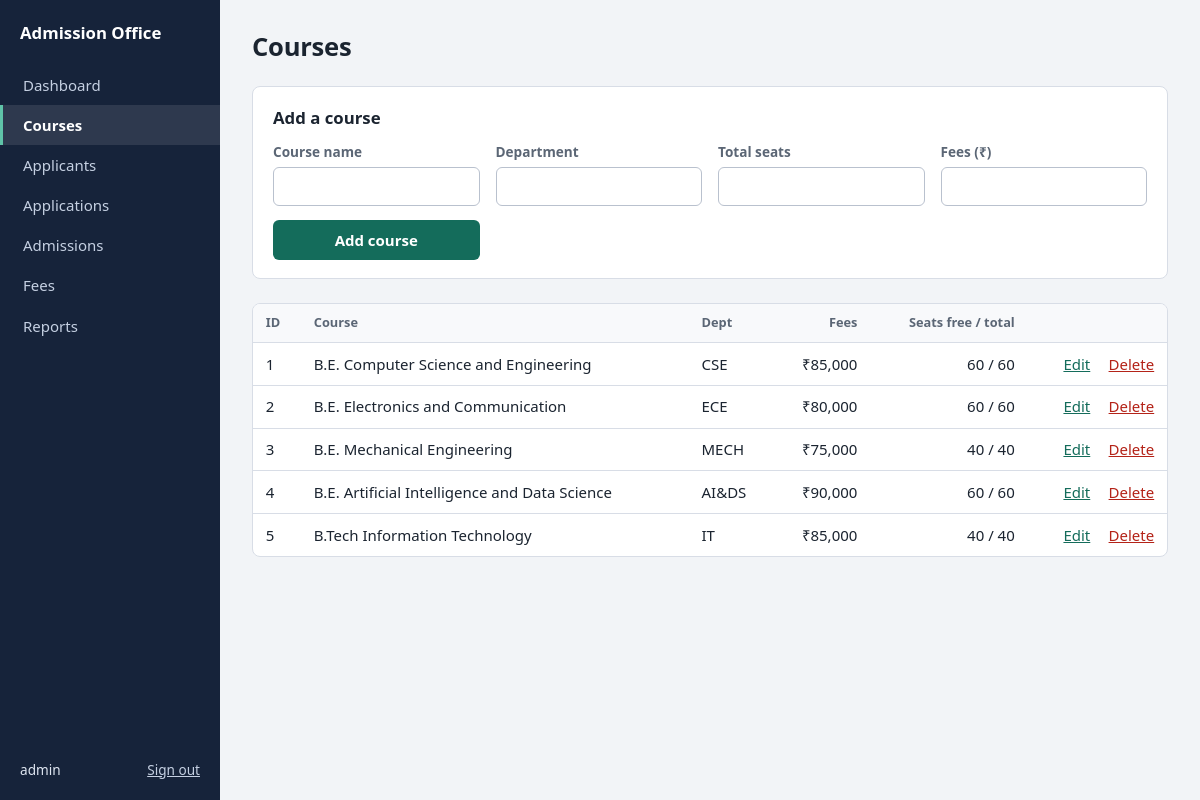
The page /courses (signed in) on the database its author committed.
### tables this page shows
CREATE TABLE courses (
    course_id       INTEGER PRIMARY KEY AUTOINCREMENT,
    course_name     TEXT NOT NULL,
    department      TEXT NOT NULL,
    total_seats     INTEGER NOT NULL CHECK (total_seats > 0),
    seats_available INTEGER NOT NULL CHECK (seats_available >= 0),
    fees            REAL NOT NULL CHECK (fees >= 0),
    CHECK (seats_available <= total_seats)
);

### app.py (the view, shortened to what this page needs)
@app.route("/courses", methods=["GET", "POST"])
@login_required
def courses():
    return render_courses()

### app.py (called while the page is built)
def get_db():
    if "db" not in g:
        g.db = sqlite3.connect(DB_PATH)
        g.db.row_factory = sqlite3.Row
        g.db.execute("PRAGMA foreign_keys = ON")
    return g.db

def rows(sql, args=()):
    return get_db().execute(sql, args).fetchall()

@app.before_request
def csrf_protect():
    if "csrf" not in session:
        session["csrf"] = token_hex(16)
    if request.method == "POST" and request.form.get("csrf") != session["csrf"]:
        abort(400)

def login_required(view):
    @wraps(view)
    def wrapped(*args, **kwargs):
        if "user" not in session:
            return redirect(url_for("login"))
        return view(*args, **kwargs)
    return wrapped

def render_courses(form=None):
    return render_template("courses.html", courses=rows("SELECT * FROM courses ORDER BY course_id"), form=form or {})

### templates/courses.html (shortened to what this page needs)
{% extends "base.html" %}
{% from "_macros.html" import course_fields %}
{% block content %}
<h1>Courses</h1>
<section class="panel">
  <h2>Add a course</h2>
  <form method="post" class="grid">
    {{ course_fields(form) }}
    <button class="btn">Add course</button>
  </form>
</section>
<div class="table-wrap">
<table>
  <thead><tr><th>ID</th><th>Course</th><th>Dept</th><th class="num">Fees</th><th class="num">Seats free / total</th><th></th></tr></thead>
  <tbody>
  {% for c in courses %}
  <tr>
    <td>{{ c.course_id }}</td><td>{{ c.course_name }}</td><td>{{ c.department }}</td>
    <td class="num">{{ c.fees|inr }}</td><td class="num">{{ c.seats_available }} / {{ c.total_seats }}</td>
    <td class="actions">
      <a href="{{ url_for('courses_edit', course_id=c.course_id) }}">Edit</a>
      <form method="post" action="{{ url_for('courses_delete', course_id=c.course_id) }}" onsubmit="return confirm('Delete {{ c.course_name|e }}?')">
        <input type="hidden" name="csrf" value="{{ csrf_token() }}"><button class="linklike danger">Delete</button>
      </form>
    </td>
  </tr>
  {% else %}<tr><td colspan="6" class="empty">No courses yet. Add the first course above.</td></tr>
  {% endfor %}
  </tbody>
</table>
</div>
{% endblock %}

### static/style.css (style rules this page uses)
:root { --bg: #f2f4f7; --surface: #ffffff; --ink: #16233a; --text: #1b2430; --muted: #5b6675; --line: #d8dde6; --accent: #146c5b; --accent-dark: #0f5648; --danger: #b42318; --warn: #9a5b00; --ok-bg: #e4f3ee; --err-bg: #fdecea; --font: "Segoe UI", system-ui, -apple-system, "Helvetica Neue", Arial, sans-serif; }
* { box-sizing: border-box; }
body { margin: 0; background: var(--bg); color: var(--text); font: 15px/1.5 var(--font); }
h1 { font-size: 1.6rem; margin: 0 0 1.25rem; letter-spacing: -0.01em; }
h2 { font-size: 1.05rem; margin: 0 0 .75rem; }
a { color: var(--accent); }
.panel { background: var(--surface); border: 1px solid var(--line); border-radius: 8px; padding: 1.1rem 1.25rem; margin-bottom: 1.5rem; }
.grid { display: grid; grid-template-columns: repeat(auto-fit, minmax(190px, 1fr)); gap: .9rem 1rem; align-items: end; }
.btn { font: inherit; font-weight: 600; background: var(--accent); color: #fff; border: 0; border-radius: 6px; padding: .55rem 1rem; cursor: pointer; text-decoration: none; display: inline-block; }
.linklike { font: inherit; background: none; border: 0; padding: 0; color: var(--accent); cursor: pointer; text-decoration: underline; }
.linklike.danger { color: var(--danger); }
.table-wrap { overflow-x: auto; background: var(--surface); border: 1px solid var(--line); border-radius: 8px; margin-bottom: 1.5rem; }
table { width: 100%; border-collapse: collapse; }
th, td { text-align: left; padding: .6rem .8rem; border-bottom: 1px solid var(--line); white-space: nowrap; }
th { font-size: .8rem; color: var(--muted); font-weight: 600; background: #f8f9fb; }
tbody tr:last-child td { border-bottom: 0; }
.num { text-align: right; font-variant-numeric: tabular-nums; }
.actions { text-align: right; }
.actions form { display: inline; margin: 0 0 0 .9rem; }

### rows shown on the page
courses: course_id "1", course_name "B.E. Computer Science and Engineering", department "CSE", fees|inr "₹85,000", seats_available "60", total_seats "60"
courses: course_id "2", course_name "B.E. Electronics and Communication", department "ECE", fees|inr "₹80,000", seats_available "60", total_seats "60"
courses: course_id "3", course_name "B.E. Mechanical Engineering", department "MECH", fees|inr "₹75,000", seats_available "40", total_seats "40"
courses: course_id "4", course_name "B.E. Artificial Intelligence and Data Science", department "AI&DS", fees|inr "₹90,000", seats_available "60", total_seats "60"
courses: course_id "5", course_name "B.Tech Information Technology", department "IT", fees|inr "₹85,000", seats_available "40", total_seats "40"

### other values the page prints
{{ label }} "Dashboard" "Courses" "Applicants" "Applications" "Admissions" "Fees" "Reports"
{{ session.user }} "admin"
